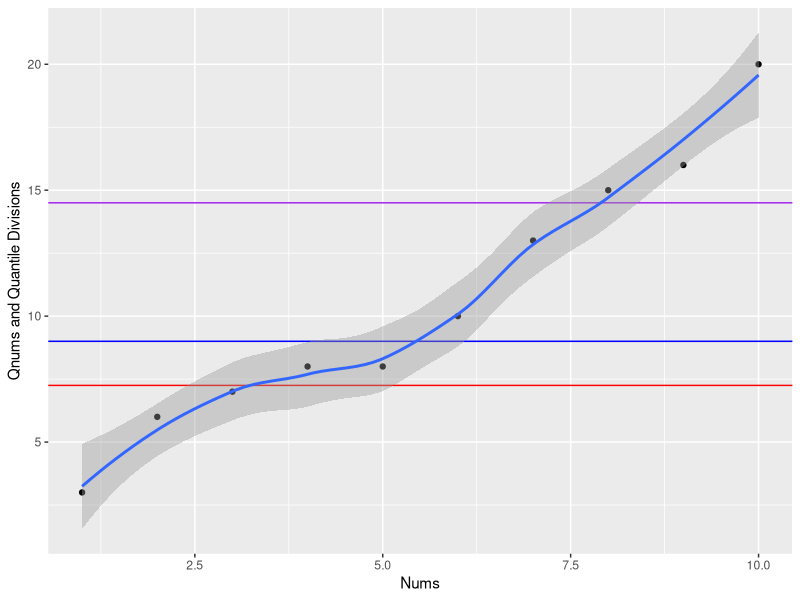

Recreate this plot in R.
# demo code of quantiles for simple data set

rm(list = ls()) # clear out the variables from memory to make a clean execution of the code.

# If you want to remove all previous plots and clear the console, run the following two lines.
graphics.off() # clear out all plots from previous work.

cat("\014") # clear the console



library(tidyverse)
library(tibble)

qnums  <- c(3, 6, 7, 8, 8, 10, 13, 15, 16, 20)
summary(qnums) # quick preparation of stats
quantile(qnums) # just report the quantiles

# lets make a plot to see where these quantile divisions.
mySummary <- summary(qnums) # quick preparation of stats

#define the quantile variables for 1st, 2nd and 3rd values
firstQuantile <- as.numeric(mySummary[2])
secondQuantile <- as.numeric(mySummary[3])
thirdQuantile <- as.numeric(mySummary[5])
cat(" 25%:", firstQuantile," mean:", secondQuantile, " 75%:",thirdQuantile)


#View(qnums) # OH NO! This is not a spreadsheet-like form to create a plot with ggplot(). 

# We will need to make a data frame using tibble().
qnumsDat <- tibble(num = 1:length(qnums), 
                   vals = c(qnums) )

ggplot(data = qnumsDat,
  mapping = aes(x = 1:length(qnums), y = qnums )) + 
  geom_point() +
  geom_hline(yintercept = firstQuantile, color = "red") +
  geom_hline(yintercept = secondQuantile, color = "blue") +
  geom_hline(yintercept = thirdQuantile, color = "purple") +
  geom_smooth() +
  labs(x = "Nums") + 
  labs(y = "Qnums and Quantile Divisions")

